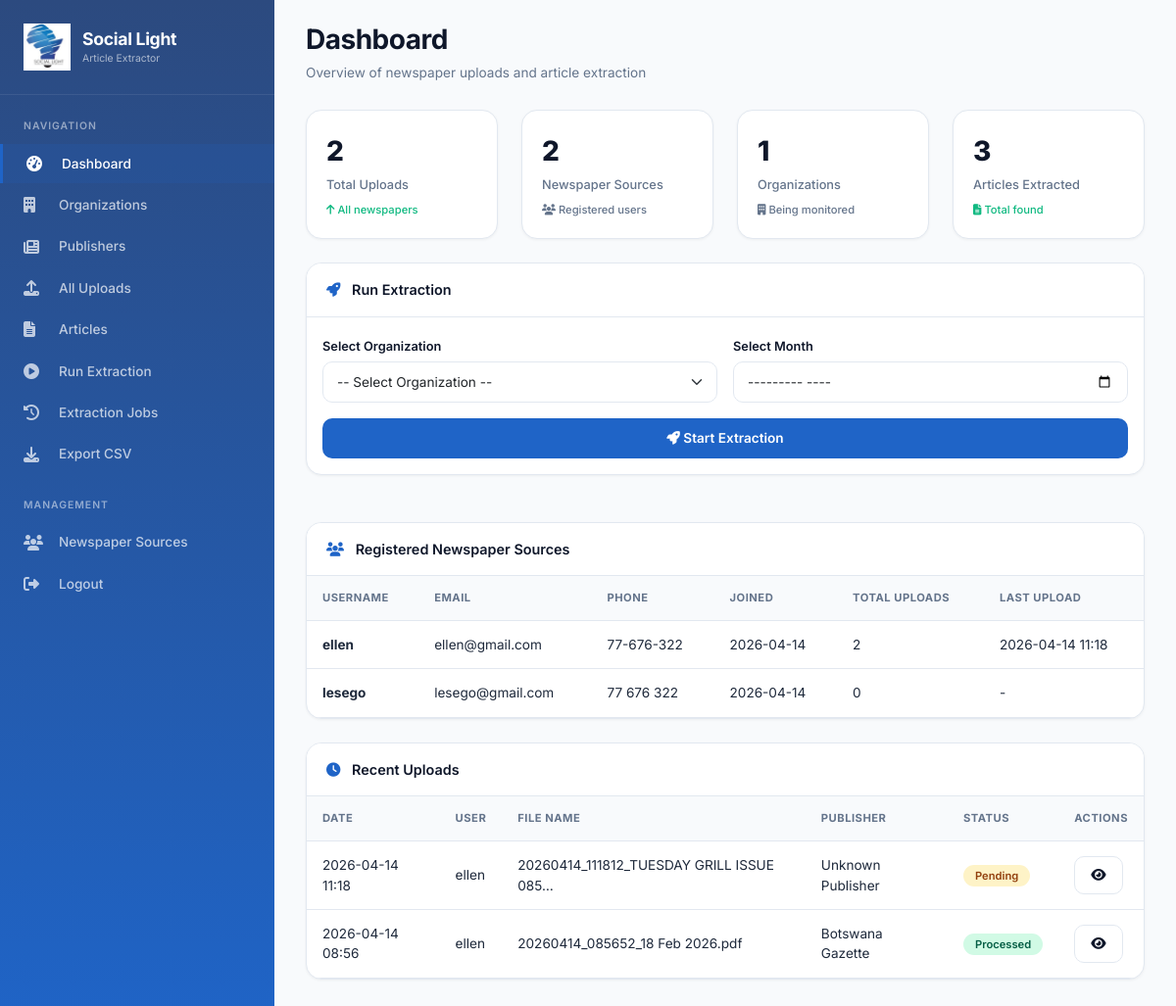
The app's page /dashboard/ (signed in) with its own data.
### users/models.py (models this page shows, shortened)
class User(AbstractUser):
    phone = models.CharField(max_length=20, blank=True, null=True)
    class Meta:
        db_table = 'users'

### organisations/models.py (models this page shows, shortened)
class NewspaperUpload(models.Model):
    STATUS_CHOICES = [
        ('pending', 'Pending'),
        ('processed', 'Processed'),
        ('failed', 'Failed'),
    ]
    user = models.ForeignKey(settings.AUTH_USER_MODEL, on_delete=models.CASCADE, related_name='newspaper_uploads')
    file_name = models.CharField(max_length=200)
    file_path = models.CharField(max_length=500)
    file_size = models.IntegerField(default=0)
    page_count = models.IntegerField(default=0)
    publisher = models.ForeignKey(Publisher, on_delete=models.SET_NULL, null=True, blank=True)
    publisher_name = models.CharField(max_length=200, blank=True, null=True)
    publication_date = models.DateField(blank=True, null=True)
    status = models.CharField(max_length=20, choices=STATUS_CHOICES, default='pending')
    uploaded_at = models.DateTimeField(auto_now_add=True)
    processed_at = models.DateTimeField(blank=True, null=True)
    class Meta:
        ordering = ['-uploaded_at']

### dashboard/views.py (the view)
# urls.py: path('', views.index, name='index'),
@login_required
def index(request):
    if request.user.is_staff or request.user.is_superuser:
        total_uploads = NewspaperUpload.objects.count()
        total_users = User.objects.filter(is_staff=False, is_superuser=False).count()
        total_organisations = Organisation.objects.count()
        total_articles = ExtractedArticle.objects.count()
        recent_uploads = NewspaperUpload.objects.all().order_by('-uploaded_at')[:10]
        organisations = Organisation.objects.all()
        registered_users = User.objects.filter(is_staff=False, is_superuser=False)
        user_data = []
        for user in registered_users:
            uploads = NewspaperUpload.objects.filter(user=user)
            last_upload = uploads.order_by('-uploaded_at').first()
            user_data.append({
                'id': user.id,
                'username': user.username,
                'email': user.email,
                'phone': user.phone,
                'date_joined': user.date_joined,
                'upload_count': uploads.count(),
                'last_upload': last_upload.uploaded_at if last_upload else None,
            })
        context = {
            'total_uploads': total_uploads,
            'total_users': total_users,
            'total_organisations': total_organisations,
            'total_articles': total_articles,
            'recent_uploads': recent_uploads,
            'organisations': organisations,
            'registered_users': user_data,
        }
        return render(request, 'dashboard/admin_dashboard.html', context)
    else:
        return redirect('organisations:my_uploads')

### templates/dashboard/admin_dashboard.html (shortened to what this page needs)
{% extends 'base.html' %}
{% block content %}
<div class="page-header">
    <h1>Dashboard</h1>
    <p>Overview of newspaper uploads and article extraction</p>
</div>
<div class="row mb-4">
    <div class="col-md-3">
        <div class="stat-card">
            <div class="stat-value">{{ total_uploads|default:"0" }}</div>
            <div class="stat-label">Total Uploads</div>
            <div class="stat-change positive">
                <i class="fas fa-arrow-up"></i> All newspapers
            </div>
        </div>
    </div>
    <div class="col-md-3">
        <div class="stat-card">
            <div class="stat-value">{{ total_users|default:"0" }}</div>
            <div class="stat-label">Newspaper Sources</div>
            <div class="stat-change neutral">
                <i class="fas fa-users"></i> Registered users
            </div>
        </div>
    </div>
    <div class="col-md-3">
        <div class="stat-card">
            <div class="stat-value">{{ total_organisations|default:"0" }}</div>
            <div class="stat-label">Organizations</div>
            <div class="stat-change neutral">
                <i class="fas fa-building"></i> Being monitored
            </div>
        </div>
    </div>
    <div class="col-md-3">
        <div class="stat-card">
            <div class="stat-value">{{ total_articles|default:"0" }}</div>
            <div class="stat-label">Articles Extracted</div>
            <div class="stat-change positive">
                <i class="fas fa-file-alt"></i> Total found
            </div>
        </div>
    </div>
</div>
<div class="row mb-4">
    <div class="col-12">
        <div class="section-card">
            <div class="section-header">
                <i class="fas fa-rocket"></i> Run Extraction
            </div>
            <div class="p-3">
                <form method="post" action="{% url 'organisations:run_extraction' %}">
                    <div class="row g-3">
                        <div class="col-md-6">
                            <label class="form-label">Select Organization</label>
                            <select name="organisation_id" class="form-select" required>
                                <option value="">-- Select Organization --</option>
                            </select>
                        </div>
                        <div class="col-md-6">
                            <label class="form-label">Select Month</label>
                            <input type="month" name="month" class="form-control" required>
                        </div>
                    </div>
                    <button type="submit" class="btn btn-primary w-100 mt-3">
                        <i class="fas fa-rocket"></i> Start Extraction
                    </button>
                </form>
            </div>
        </div>
    </div>
</div>
<div class="section-card mb-4">
    <div class="section-header">
        <i class="fas fa-users"></i> Registered Newspaper Sources
    </div>
    <div class="table-responsive">
        <table class="data-table">
            <thead>
                <tr>
                    <th>Username</th>
                    <th>Email</th>
                    <th>Phone</th>
                    <th>Joined</th>
                    <th>Total Uploads</th>
                    <th>Last Upload</th>
                </tr>
            </thead>
            <tbody>
                {% for user in registered_users %}
                <tr>
                    <td><strong>{{ user.username }}</strong></td>
                    <td>{{ user.email }}</td>
                    <td>{{ user.phone|default:"-" }}</td>
                    <td>{{ user.date_joined|date:"Y-m-d" }}</td>
                    <td>{{ user.upload_count }}</td>
                    <td>{{ user.last_upload|date:"Y-m-d H:i"|default:"-" }}</td>
                </tr>
                {% empty %}
                <tr>
                    <td colspan="6" class="text-center py-4 text-muted">No registered newspaper sources yet</td>
                </tr>
                {% endfor %}
            </tbody>
        </table>
    </div>
</div>
<div class="section-card">
    <div class="section-header">
        <i class="fas fa-clock"></i> Recent Uploads
    </div>
    <div class="table-responsive">
        <table class="data-table">
            <thead>
                <tr>
                    <th>Date</th>
                    <th>User</th>
                    <th>File Name</th>
                    <th>Publisher</th>
                    <th>Status</th>
                    <th>Actions</th>
                </tr>
            </thead>
            <tbody>
                {% for upload in recent_uploads %}
                <tr>
                    <td>{{ upload.uploaded_at|date:"Y-m-d H:i" }}</td>
                    <td>{{ upload.user.username }}</td>
                    <td>{{ upload.file_name|truncatechars:40 }}</td>
                    <td>{{ upload.publisher_name|default:"-" }}</td>
                    <td>
                        {% if upload.status == 'processed' %}
                            <span class="badge-success">Processed</span>
                        {% elif upload.status == 'pending' %}
                            <span class="badge-warning">Pending</span>
                        {% else %}
                            <span class="badge-danger">Failed</span>
                        {% endif %}
                    </td>
                    <td>
                        <a href="{% url 'organisations:upload_detail' upload.id %}" class="btn btn-sm btn-outline-primary">
                            <i class="fas fa-eye"></i>
                        </a>
                    </td>
                </tr>
                {% empty %}
                <tr>
                    <td colspan="6" class="text-center py-4 text-muted">No uploads yet</td>
                </tr>
                {% endfor %}
            </tbody>
        </table>
    </div>
</div>
{% endblock %}

### templates/base.html (style rules this page uses)
* { margin: 0; padding: 0; box-sizing: border-box; }
body { font-family: 'Inter', -apple-system, BlinkMacSystemFont, 'Segoe UI', Roboto, sans-serif; background-color: #f8fafc; overflow-x: hidden; }
.page-header { margin-bottom: 28px; }
.page-header h1 { font-size: 1.75rem; font-weight: 700; color: #0f172a; margin: 0; letter-spacing: -0.5px; }
.page-header p { color: #64748b; font-size: 0.85rem; margin: 6px 0 0; }
.stat-card { background: white; border-radius: 16px; padding: 20px; box-shadow: 0 1px 3px rgba(0,0,0,0.05); border: 1px solid #e2e8f0; transition: all 0.2s; }
.stat-value { font-size: 1.75rem; font-weight: 800; color: #0f172a; }
.stat-label { font-size: 0.8rem; color: #64748b; margin-top: 4px; font-weight: 500; }
.stat-change { font-size: 0.7rem; margin-top: 8px; font-weight: 500; }
.stat-change.positive { color: #10b981; }
.stat-change.neutral { color: #64748b; }
.section-card { background: white; border-radius: 16px; box-shadow: 0 1px 3px rgba(0,0,0,0.05); border: 1px solid #e2e8f0; margin-bottom: 24px; overflow: hidden; }
.section-header { padding: 16px 20px; border-bottom: 1px solid #e2e8f0; background: white; font-weight: 600; font-size: 0.9rem; color: #0f172a; }
.section-header i { margin-right: 8px; color: #1F64C7; }
.form-label { font-weight: 600; font-size: 0.8rem; color: #0f172a; margin-bottom: 6px; }
.form-control, .form-select { border-radius: 10px; border: 1.5px solid #e2e8f0; padding: 10px 14px; font-size: 0.85rem; transition: all 0.2s; }
.btn-primary { background: #1F64C7; border: none; padding: 10px 20px; font-size: 0.85rem; font-weight: 600; border-radius: 10px; transition: all 0.2s; }
.btn-outline-primary { border: 1.5px solid #e2e8f0; background: white; color: #0f172a; padding: 8px 16px; font-size: 0.85rem; font-weight: 500; border-radius: 10px; }
.data-table { width: 100%; }
.data-table th { font-size: 0.7rem; font-weight: 700; text-transform: uppercase; letter-spacing: 0.5px; color: #64748b; padding: 14px 16px; background: #f8fafc; border-bottom: 1px solid #e2e8f0; }
.data-table td { padding: 14px 16px; font-size: 0.85rem; border-bottom: 1px solid #e2e8f0; color: #1e293b; }
.badge-success { background: #d1fae5; color: #065f46; padding: 4px 12px; border-radius: 20px; font-size: 0.7rem; font-weight: 600; }
.badge-warning { background: #fef3c7; color: #92400e; padding: 4px 12px; border-radius: 20px; font-size: 0.7rem; font-weight: 600; }

### records on screen
User: username "ellen", email "ellen@gmail.com", phone "77-676-322", date_joined "2026-04-14"
NewspaperUpload: last_upload "2026-04-14 11:18", uploaded_at "2026-04-14 11:18", user.username "ellen", file_name "20260414_111812_TUESDAY GRILL ISSUE 085…", publisher_name "Unknown Publisher", status "Pending"
User: username "lesego", email "lesego@gmail.com", phone "77 676 322", date_joined "2026-04-14"
NewspaperUpload: uploaded_at "2026-04-14 08:56", user.username "ellen", file_name "20260414_085652_18 Feb 2026.pdf", publisher_name "Botswana Gazette", status "Processed"

### other values on screen
{{ total_uploads|default:"0" }} "2"
{{ total_users|default:"0" }} "2"
{{ total_organisations|default:"0" }} "1"
{{ total_articles|default:"0" }} "3"
{{ user.upload_count }} "2" "0"
{{ user.last_upload|date:"Y-m-d H:i"|default:"-" }} "-"
